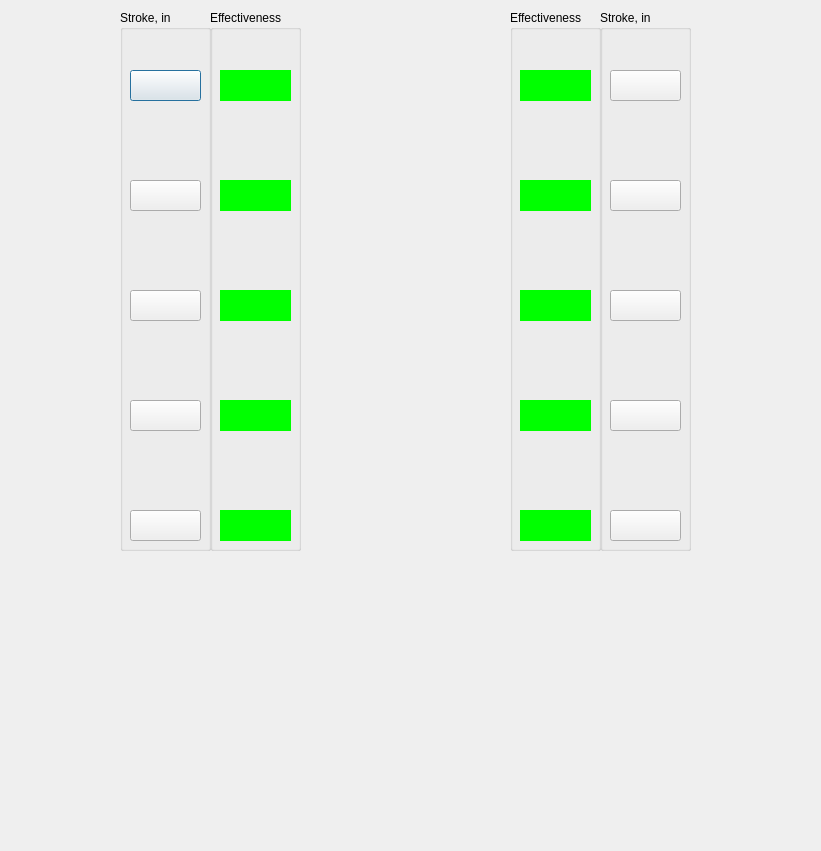
<?xml version="1.0" encoding="UTF-8"?>
<ui version="4.0">
 <class>Dialog</class>
 <widget class="QDialog" name="Dialog">
  <property name="geometry">
   <rect>
    <x>0</x>
    <y>0</y>
    <width>821</width>
    <height>851</height>
   </rect>
  </property>
  <property name="windowTitle">
   <string>Dialog</string>
  </property>
  <widget class="QLabel" name="BrakePerform">
   <property name="geometry">
    <rect>
     <x>0</x>
     <y>-40</y>
     <width>821</width>
     <height>751</height>
    </rect>
   </property>
   <property name="styleSheet">
    <string notr="true">image: url(:/newPrefix/wheelNum.jpg);</string>
   </property>
   <property name="text">
    <string/>
   </property>
  </widget>
  <widget class="QGroupBox" name="groupBox">
   <property name="geometry">
    <rect>
     <x>210</x>
     <y>10</y>
     <width>91</width>
     <height>541</height>
    </rect>
   </property>
   <property name="title">
    <string>Effectiveness</string>
   </property>
   <widget class="QLabel" name="label_1">
    <property name="geometry">
     <rect>
      <x>10</x>
      <y>60</y>
      <width>71</width>
      <height>31</height>
     </rect>
    </property>
    <property name="styleSheet">
     <string notr="true">background-color: rgb(0, 255, 0);</string>
    </property>
    <property name="text">
     <string/>
    </property>
   </widget>
   <widget class="QLabel" name="label_3">
    <property name="geometry">
     <rect>
      <x>10</x>
      <y>170</y>
      <width>71</width>
      <height>31</height>
     </rect>
    </property>
    <property name="styleSheet">
     <string notr="true">background-color: rgb(0, 255, 0);</string>
    </property>
    <property name="text">
     <string/>
    </property>
   </widget>
   <widget class="QLabel" name="label_5">
    <property name="geometry">
     <rect>
      <x>10</x>
      <y>280</y>
      <width>71</width>
      <height>31</height>
     </rect>
    </property>
    <property name="styleSheet">
     <string notr="true">background-color: rgb(0, 255, 0);</string>
    </property>
    <property name="text">
     <string/>
    </property>
   </widget>
   <widget class="QLabel" name="label_7">
    <property name="geometry">
     <rect>
      <x>10</x>
      <y>390</y>
      <width>71</width>
      <height>31</height>
     </rect>
    </property>
    <property name="styleSheet">
     <string notr="true">background-color: rgb(0, 255, 0);</string>
    </property>
    <property name="text">
     <string/>
    </property>
   </widget>
   <widget class="QLabel" name="label_9">
    <property name="geometry">
     <rect>
      <x>10</x>
      <y>500</y>
      <width>71</width>
      <height>31</height>
     </rect>
    </property>
    <property name="styleSheet">
     <string notr="true">background-color: rgb(0, 255, 0);</string>
    </property>
    <property name="text">
     <string/>
    </property>
   </widget>
  </widget>
  <widget class="QGroupBox" name="groupBox_2">
   <property name="geometry">
    <rect>
     <x>510</x>
     <y>10</y>
     <width>91</width>
     <height>541</height>
    </rect>
   </property>
   <property name="title">
    <string>Effectiveness</string>
   </property>
   <widget class="QLabel" name="label_2">
    <property name="geometry">
     <rect>
      <x>10</x>
      <y>60</y>
      <width>71</width>
      <height>31</height>
     </rect>
    </property>
    <property name="styleSheet">
     <string notr="true">background-color: rgb(0, 255, 0);</string>
    </property>
    <property name="text">
     <string/>
    </property>
   </widget>
   <widget class="QLabel" name="label_4">
    <property name="geometry">
     <rect>
      <x>10</x>
      <y>170</y>
      <width>71</width>
      <height>31</height>
     </rect>
    </property>
    <property name="styleSheet">
     <string notr="true">background-color: rgb(0, 255, 0);</string>
    </property>
    <property name="text">
     <string/>
    </property>
   </widget>
   <widget class="QLabel" name="label_6">
    <property name="geometry">
     <rect>
      <x>10</x>
      <y>280</y>
      <width>71</width>
      <height>31</height>
     </rect>
    </property>
    <property name="styleSheet">
     <string notr="true">background-color: rgb(0, 255, 0);</string>
    </property>
    <property name="text">
     <string/>
    </property>
   </widget>
   <widget class="QLabel" name="label_8">
    <property name="geometry">
     <rect>
      <x>10</x>
      <y>390</y>
      <width>71</width>
      <height>31</height>
     </rect>
    </property>
    <property name="styleSheet">
     <string notr="true">background-color: rgb(0, 255, 0);</string>
    </property>
    <property name="text">
     <string/>
    </property>
   </widget>
   <widget class="QLabel" name="label_10">
    <property name="geometry">
     <rect>
      <x>10</x>
      <y>500</y>
      <width>71</width>
      <height>31</height>
     </rect>
    </property>
    <property name="styleSheet">
     <string notr="true">background-color: rgb(0, 255, 0);</string>
    </property>
    <property name="text">
     <string/>
    </property>
   </widget>
  </widget>
  <widget class="QGroupBox" name="groupBox_3">
   <property name="geometry">
    <rect>
     <x>120</x>
     <y>10</y>
     <width>91</width>
     <height>541</height>
    </rect>
   </property>
   <property name="title">
    <string>Stroke, in</string>
   </property>
   <widget class="QPushButton" name="pushButton_1">
    <property name="geometry">
     <rect>
      <x>10</x>
      <y>60</y>
      <width>71</width>
      <height>31</height>
     </rect>
    </property>
    <property name="text">
     <string/>
    </property>
   </widget>
   <widget class="QPushButton" name="pushButton_3">
    <property name="geometry">
     <rect>
      <x>10</x>
      <y>170</y>
      <width>71</width>
      <height>31</height>
     </rect>
    </property>
    <property name="text">
     <string/>
    </property>
   </widget>
   <widget class="QPushButton" name="pushButton_5">
    <property name="geometry">
     <rect>
      <x>10</x>
      <y>280</y>
      <width>71</width>
      <height>31</height>
     </rect>
    </property>
    <property name="text">
     <string/>
    </property>
   </widget>
   <widget class="QPushButton" name="pushButton_7">
    <property name="geometry">
     <rect>
      <x>10</x>
      <y>390</y>
      <width>71</width>
      <height>31</height>
     </rect>
    </property>
    <property name="text">
     <string/>
    </property>
   </widget>
   <widget class="QPushButton" name="pushButton_9">
    <property name="geometry">
     <rect>
      <x>10</x>
      <y>500</y>
      <width>71</width>
      <height>31</height>
     </rect>
    </property>
    <property name="text">
     <string/>
    </property>
   </widget>
   <widget class="QLabel" name="label_12">
    <property name="geometry">
     <rect>
      <x>20</x>
      <y>490</y>
      <width>51</width>
      <height>2</height>
     </rect>
    </property>
    <property name="text">
     <string/>
    </property>
   </widget>
  </widget>
  <widget class="QGroupBox" name="groupBox_4">
   <property name="geometry">
    <rect>
     <x>600</x>
     <y>10</y>
     <width>91</width>
     <height>541</height>
    </rect>
   </property>
   <property name="title">
    <string>Stroke, in</string>
   </property>
   <widget class="QPushButton" name="pushButton_2">
    <property name="geometry">
     <rect>
      <x>10</x>
      <y>60</y>
      <width>71</width>
      <height>31</height>
     </rect>
    </property>
    <property name="text">
     <string/>
    </property>
   </widget>
   <widget class="QPushButton" name="pushButton_4">
    <property name="geometry">
     <rect>
      <x>10</x>
      <y>170</y>
      <width>71</width>
      <height>31</height>
     </rect>
    </property>
    <property name="text">
     <string/>
    </property>
   </widget>
   <widget class="QPushButton" name="pushButton_6">
    <property name="geometry">
     <rect>
      <x>10</x>
      <y>280</y>
      <width>71</width>
      <height>31</height>
     </rect>
    </property>
    <property name="text">
     <string/>
    </property>
   </widget>
   <widget class="QPushButton" name="pushButton_8">
    <property name="geometry">
     <rect>
      <x>10</x>
      <y>390</y>
      <width>71</width>
      <height>31</height>
     </rect>
    </property>
    <property name="text">
     <string/>
    </property>
   </widget>
   <widget class="QPushButton" name="pushButton_10">
    <property name="geometry">
     <rect>
      <x>10</x>
      <y>500</y>
      <width>71</width>
      <height>31</height>
     </rect>
    </property>
    <property name="text">
     <string/>
    </property>
   </widget>
   <widget class="QLabel" name="label_11">
    <property name="geometry">
     <rect>
      <x>20</x>
      <y>490</y>
      <width>51</width>
      <height>2</height>
     </rect>
    </property>
    <property name="text">
     <string/>
    </property>
   </widget>
  </widget>
  <widget class="PlotWidget" name="graphWidget" native="true">
   <property name="geometry">
    <rect>
     <x>110</x>
     <y>630</y>
     <width>601</width>
     <height>211</height>
    </rect>
   </property>
  </widget>
 </widget>
 <customwidgets>
  <customwidget>
   <class>PlotWidget</class>
   <extends>QWidget</extends>
   <header location="global">pyqtgraph</header>
   <container>1</container>
  </customwidget>
 </customwidgets>
 <resources>
  <include location="wheelNum.qrc"/>
 </resources>
 <connections/>
</ui>
